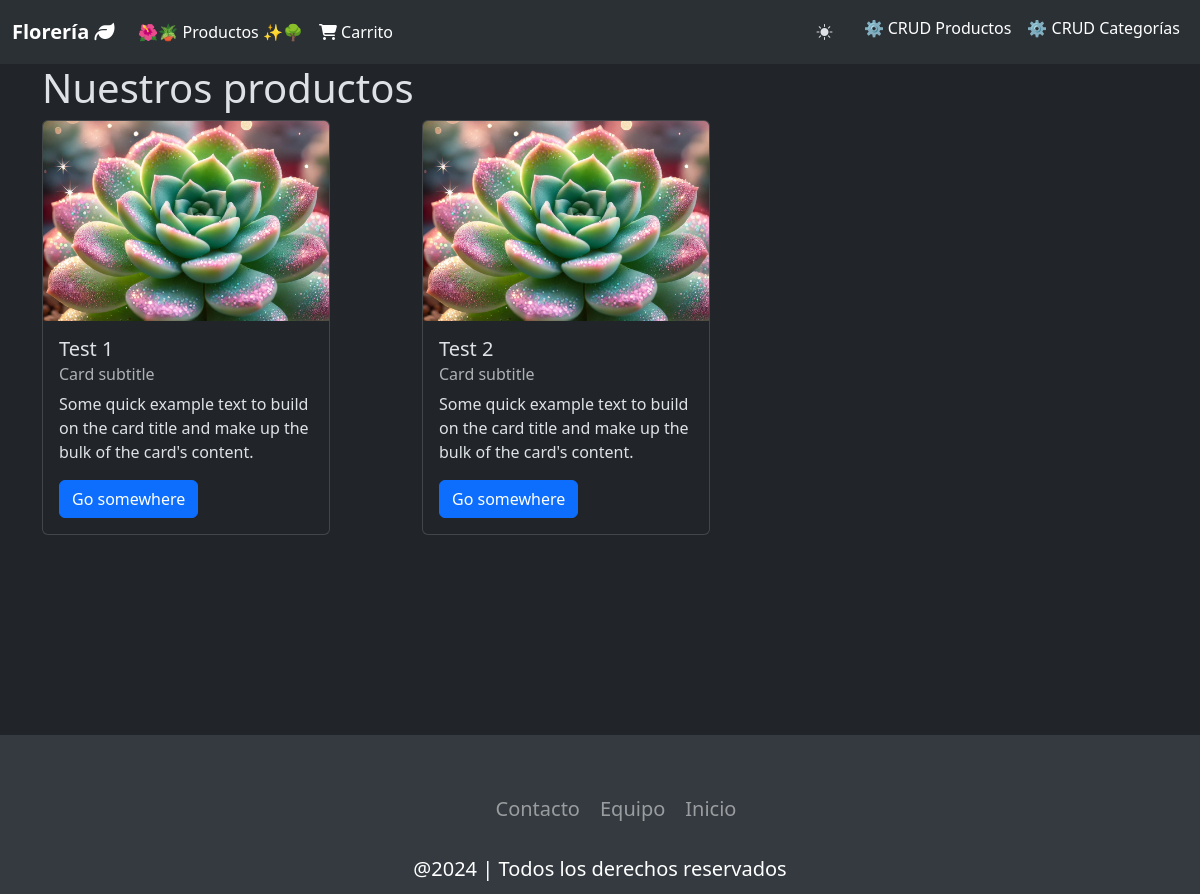
The app's page /tienda/productos_comprar/, older data.
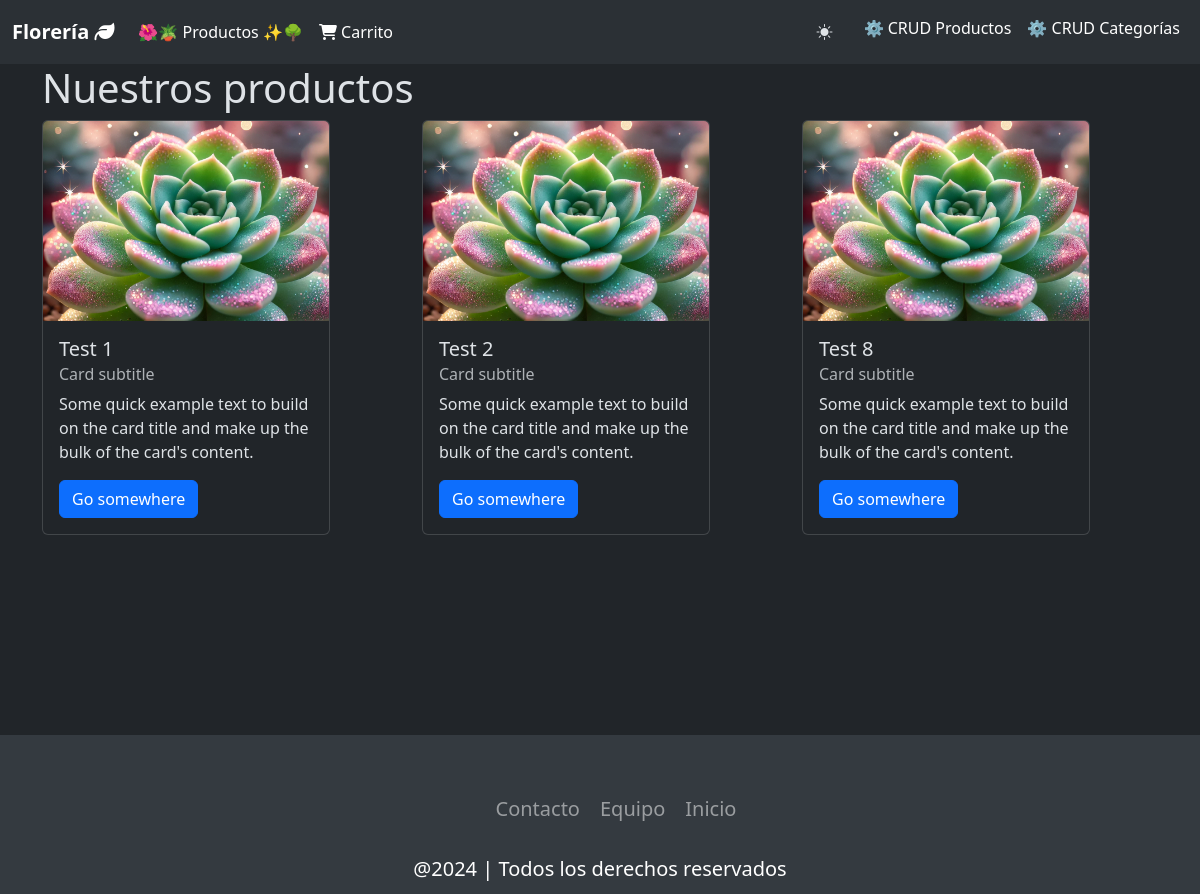
The same page, newer data.
### tienda/models.py (models this page shows, shortened)
class TestProducto(models.Model):
    id_producto = models.AutoField(primary_key=True)
    nombre      = models.CharField(max_length=100)
    descripcion = models.TextField(blank=True, null=True)
    precio      = models.IntegerField()
    stock       = models.IntegerField()
    categoria   = models.ForeignKey('Categoria', on_delete=models.CASCADE, default=1)
    imagen      = models.ImageField(upload_to='productos/', default='media/default.webp')

### tienda/views.py (the view)
# urls.py: path('productos_comprar/', views.productos_comprar, name='productos_comprar'),
def productos_comprar(request):
    productos = TestProducto.objects.all()
    context = {'productos': productos}
    return render(request, 'tienda/productos_comprar.html', context)

### tienda/templates/tienda/productos_comprar.html (shortened to what this page needs)
{% load static %}
<!DOCTYPE html>
<html lang="en">
<head>
  <link href="https://cdn.jsdelivr.net/npm/bootstrap@5.3.3/dist/css/bootstrap.min.css" rel="stylesheet"
>
  <link rel="stylesheet" href="https://cdn.jsdelivr.net/npm/bootstrap-icons@1.11.3/font/bootstrap-icons.min.css">
  <link rel="stylesheet" href="{% static 'tienda/css/estilos.css' %}">
</head>
<body data-bs-theme="dark">
  <div id="navegacion">
    <nav class="navbar navbar-expand-lg bg-body-tertiary" id="navbarPrincipal">
      <div class="container-fluid d-flex flex-row">
        <a class="navbar-brand" href="{% url 'inicio' %}">Florería <i class="fa-solid fa-leaf"></i></a>
        <div class="collapse navbar-collapse" id="navbarNavAltMarkup">
          <div class="navbar-nav">
            <a class="nav-link active" aria-current="page" href="{% url 'productos_list' %}" id="link-maceteros">🌺🪴
              Productos ✨🌳</a>
            <a class="nav-link active" href="#" id="link-carrito"><i class="fa-solid fa-cart-shopping"></i> Carrito</a>
          </div>
          <div class="navbar-nav ms-auto">
            <button type="button" class="btn btn-navbar" id="btn-tema"><i class="bi bi-brightness-high-fill"
                id="toggler-tema"></i></button>
            <a class="nav-link active" href="{% url 'productos_list' %}">⚙️ CRUD Productos</a>
            <a class="nav-link active" href="{% url 'crud_categorias' %}">⚙️ CRUD Categorías</a>
          </div>
        </div>
    </nav>
  </div>
  <div class="container-extend-lg" id="contenido">
    <div class="container">
      <h1>Nuestros productos</h1>
      {% if productos %}
      <div class="row">
        {% for producto in productos %}
        <div class="col-md-4 col-sm-10">
          <div class="card" style="width: 18rem;">
            <img src="{{producto.imagen.url}}" class="card-img-top" alt="{{producto.nombre}}">
            <div class="card-body">
              <h5 class="card-title">{{producto.nombre}}</h5>
              <h6 class="card-subtitle mb-2 text-body-secondary">Card subtitle</h6>
              <p class="card-text">Some quick example text to build on the card title and make up the bulk of the card's
                content.</p>
              <a href="#" class="btn btn-primary">Go somewhere</a>
            </div>
          </div>
        </div>
        {% endfor %}
      </div>
      {% else %}
      <p>No hay productos</p>
      {% endif %}
    </div>
    <div id="footer" style="margin-top: 200px;">
      <footer class="footer">
        <ul class="social-icon">
          <li class="icon-elem">
          </li>
          <li class="icon-elem">
          </li>
          <li class="icon-elem">
          </li>
        </ul>
        <ul class="menu">
          <li class="menu-elem">
            <a href="https://github.com/Lala-Banana/Prueba-2-Progra-Web" class="menu-icon">Contacto</a>
          </li>
          <li class="menu-elem">
            <a href="https://github.com/Lala-Banana/Prueba-2-Progra-Web" class="menu-icon">Equipo</a>
          </li>
          <li class="menu-elem">
            <a href="indice.html" class="menu-icon">Inicio</a>
          </li>
        </ul>
        <p class="text-footer">@2024 | Todos los derechos reservados</p>
      </footer>
    </div>
</body>
</html>

Row changes from the older to the newer data that the page shows:
added TestProducto: imagen (placeholder picture), nombre "Test 8"
